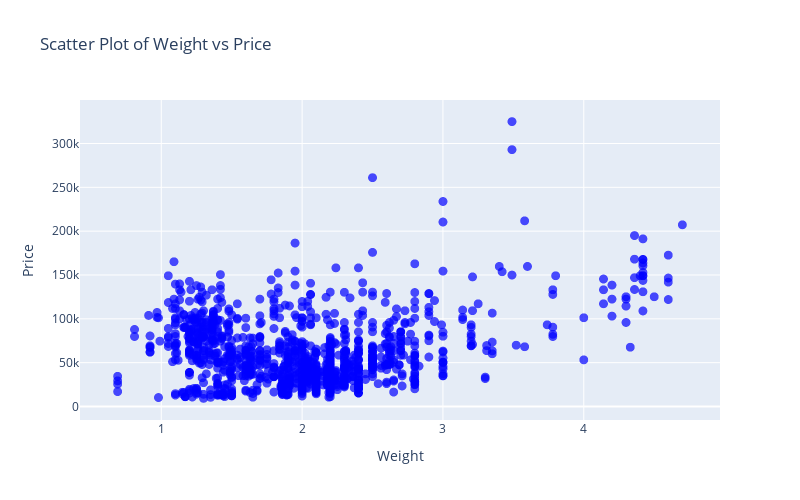

The notebook cell saved with this chart:
### Code cell
import plotly.express as px
fig = px.scatter(df, x='Weight', y='Price', title='Scatter Plot of Weight vs Price')
fig.update_traces(marker=dict(size=9, opacity=0.7, color='blue', symbol='circle'))
fig.update_layout(
    width=800,
    height=500,
    xaxis_title='Weight',
    yaxis_title='Price',
    showlegend=False,
)
fig.show("png")

### Figure 1 — Plotly figure (JSON) as saved in the notebook; plotly's stock layout.template omitted (floating-point values rounded to 4 significant figures; data arrays with more than 128 entries replaced by an {"elided": "..."} marker saying what was removed)
{"data": [{"hovertemplate": "Weight=%{x}<br>Price=%{y}<extra></extra>", "legendgroup": "", "marker": {"color": "blue", "symbol": "circle", "opacity": 0.7, "size": 9}, "mode": "markers", "name": "", "showlegend": false, "x": {"elided": "1302 float values"}, "xaxis": "x", "y": {"elided": "1302 float values"}, "yaxis": "y", "type": "scattergl"}], "layout": {"xaxis": {"anchor": "y", "domain": [0.0, 1.0], "title": {"text": "Weight"}}, "yaxis": {"anchor": "x", "domain": [0.0, 1.0], "title": {"text": "Price"}}, "legend": {"tracegroupgap": 0}, "title": {"text": "Scatter Plot of Weight vs Price"}, "width": 800, "height": 500, "showlegend": false}}
